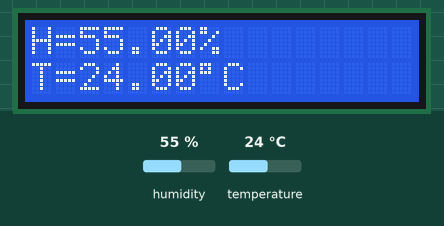
The sketch below on a simulated ESP32. Parts: 16×2 character LCD. The test bench sets the inputs (shaded band); at power-on: humidity 55 %, temperature 24 °C. What the sketch prints to the serial monitor is not drawn.

Above: at 2.8 s.
2.9 s: humidity set to 22 %
At 5.5 s:
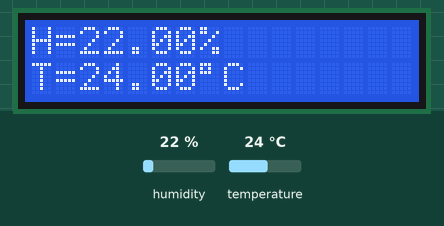
6.0 s: temperature set to 12 °C
At 7.5 s:
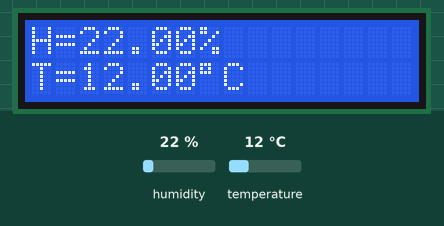
9.1 s: humidity set to 40 %
At 11.5 s:
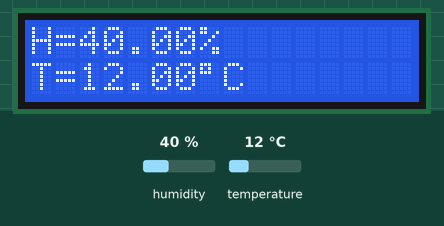
12.2 s: temperature set to 19 °C
At 13.5 s:
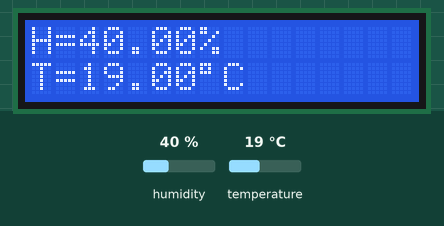
Timing chart, 0 to 15.2 s (numbered marks = the images above; inputs shaded):
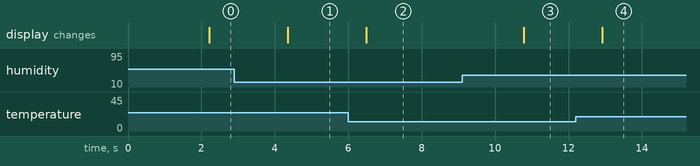

The sketch:

dht11_2_LCD.ino
```cpp
#include <DHT.h>
#define DHTPIN 27
#define DHTYPE DHT11

DHT dht(DHTPIN, DHTYPE);

#include <Wire.h>
#include <LiquidCrystal_I2C.h>

const byte rows=4;
const byte cols=4;

// LiquidCrystal_I2C LCD(addr, cols, rows);
LiquidCrystal_I2C LCD(0x27, 16, 2);

void setup() {
  Serial.begin(115200);

  Serial.println("DHT11 demo1");

  //dht object initialize
  dht.begin();

  LCD.init();
  //背光
  LCD.backlight();
}

String str="";
byte temp=B11011111; // binary number前面加個大寫 B, => 11011111:°

void loop() {
  delay(2000);
  float humidity1=dht.readHumidity();
  delay(50);
  float humidity2=dht.readHumidity();
  delay(50);
  float humidity3=dht.readHumidity();

  float temperature=dht.readTemperature();


  float humidity=humidity1+humidity2+humidity3;
  humidity /=3;
  // isnan(float) 用這個函數判斷時, 只能接受浮點數; 其他會出邏輯問題
  if(isnan(humidity1) || isnan(temperature)){
    Serial.println("failed to read from DHT sensor!");
    LCD.clear();
    LCD.setCursor(0,0);
    LCD.print("failed to read");
    LCD.setCursor(0,1);
    LCD.print("from DHT sensor!");
    return;
  }

  str=humidity;
  LCD.clear();
  LCD.setCursor(0,0);
  LCD.print("H="+str+"%");

  LCD.setCursor(0,1);
  str=temperature;
  LCD.print("T="+str);
  LCD.write(temp);
  LCD.print("C");


  Serial.print("humidity: ");
  Serial.print(humidity);
  Serial.print("%\t");
  Serial.print("Temperature: ");
  Serial.print(temperature);
  Serial.print("*C\n");


}
```

Measured:
- after the input at 2.9 s, the display: changes after 1.5 s (image 1)
- after the input at 6.0 s, the display: changes after 0.49 s (image 2)
- after the input at 9.1 s, the display: changes after 1.7 s (image 3)
- after the input at 12.2 s, the display: changes after 0.72 s (image 4)
